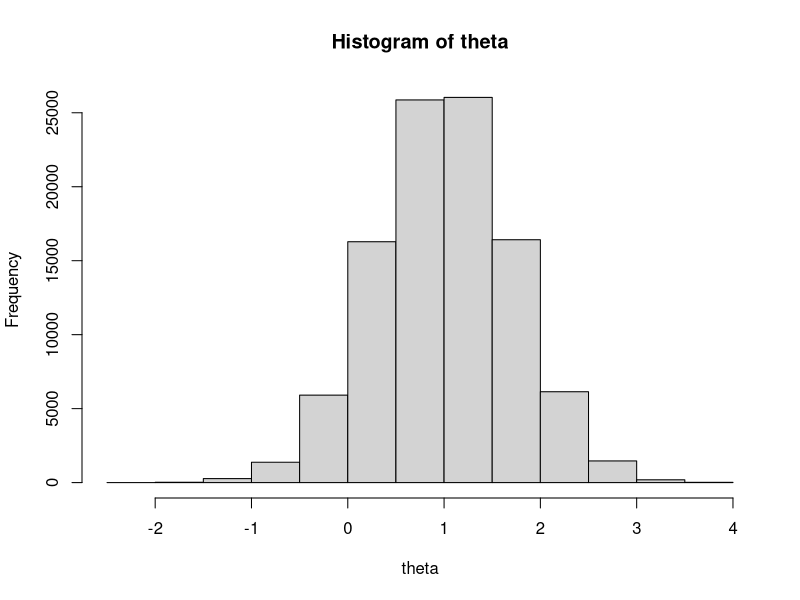
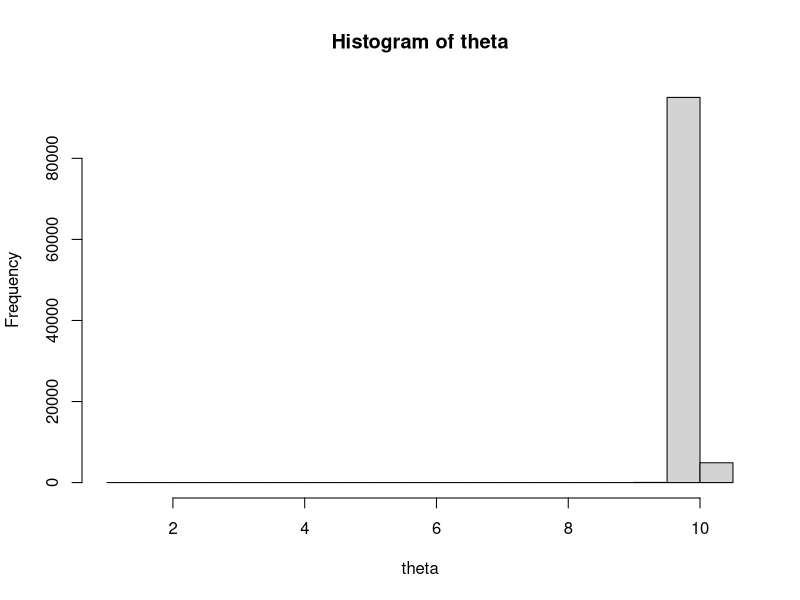
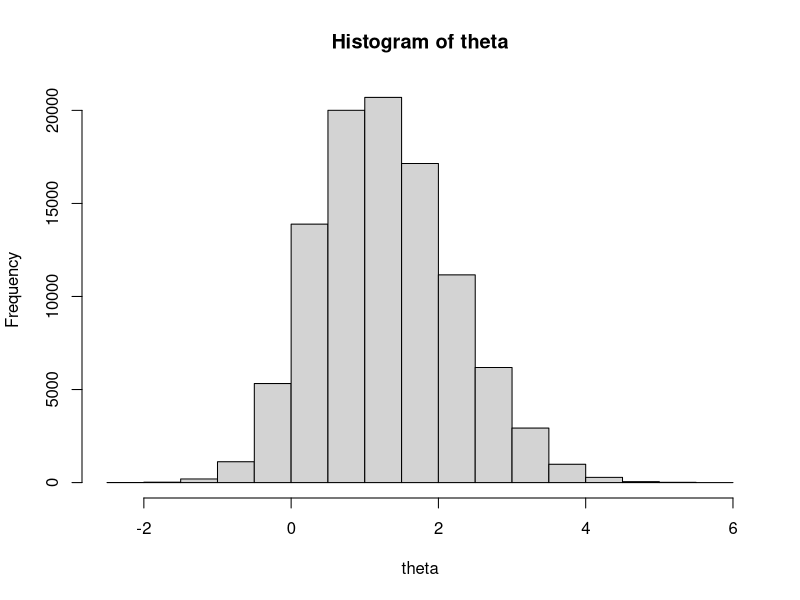

Write R code to recreate these figures, in order.
## ---- chunk 1
metropolis_hastings = function(rprop, log_dprop, log_mu, theta_1 = 1, B = 10^5)
{
  theta = rep(NA, B)
  theta[1] = theta_1
  for(ii in 2:B)
  {
    theta[ii] = rprop(theta[ii-1])
    log_L = log_mu(theta[ii]) + log_dprop(theta[ii-1], theta[ii]) -
      log_mu(theta[ii-1]) -log_dprop(theta[ii], theta[ii-1])
    if(log(runif(1)) > log_L) theta[ii] = theta[ii-1]
  }
  theta
}
## ---- chunk 2
log_mu = function(theta) log(dnorm(theta, 0, 1)) + log(dnorm(2, theta, 1))
rprop = function(estado_anterior) estado_anterior + rnorm(1)
log_dprop = function(proposta, estado_anterior)
  log(dnorm(proposta, estado_anterior, 1))
theta = metropolis_hastings(rprop, log_dprop, log_mu)
hist(theta)
## ---- chunk 3
mean(theta)
## ---- chunk 4
var(theta)
## ---- chunk 5
mean(exp(theta))
## ---- chunk 6
theta = 10
n = 100
x = rnorm(n, theta, 1)

log_mu = function(theta) log(dnorm(theta, 0, 1)) + sum(log(dnorm(x, theta, 1)))
rprop = function(estado_anterior) estado_anterior + rnorm(1)
log_dprop = function(proposta, estado_anterior) 
  log(dnorm(proposta, estado_anterior, 1))
theta = metropolis_hastings(rprop, log_dprop, log_mu)

mean(theta)
var(theta)
hist(theta)
## ---- chunk 7
theta = 10
log_mu = function(theta) log(dcauchy(theta, 0, 1)) + log(dnorm(2, theta, 1))
rprop = function(estado_anterior) estado_anterior + rnorm(1)
log_dprop = function(proposta, estado_anterior)
  log(dnorm(proposta, estado_anterior, 1))
theta = metropolis_hastings(rprop, log_dprop, log_mu)
hist(theta)
